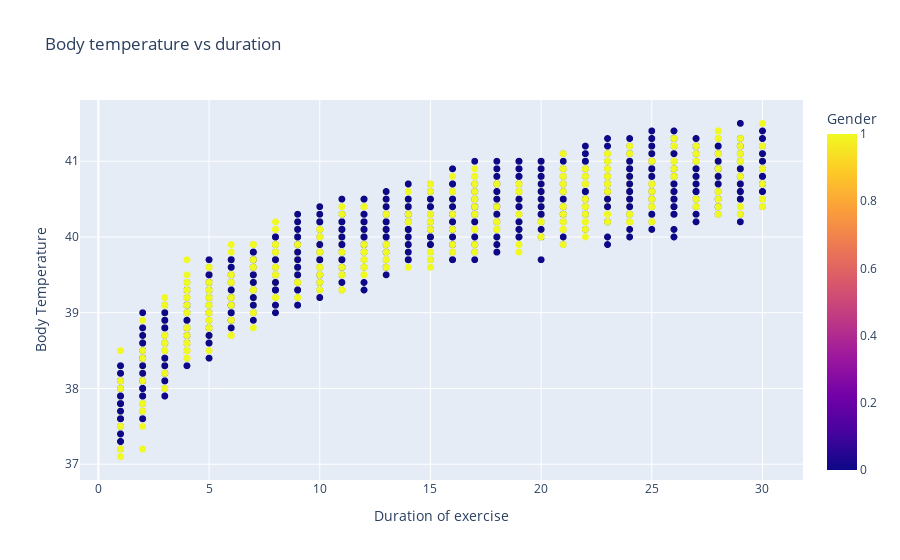

Notebook source saved alongside this figure:
### Code cell
#Exploratory Data Analysis
#bodytemperature vs duration
import plotly.express as px
fig1=px.scatter(data,x='Duration',y='Body_Temp',color='Gender',hover_data=['Age','Calories'],title='Body temperature vs duration',
                labels={'Body_Temp':'Body Temperature','Duration':'Duration of exercise'} 
)
fig1.update_traces(marker_size=7)
fig1.show()

### Figure 1 — Plotly figure (JSON) as saved in the notebook; plotly's stock layout.template omitted (floating-point values rounded to 4 significant figures; data arrays with more than 128 entries replaced by an {"elided": "..."} marker saying what was removed)
{"data": [{"customdata": {"elided": "14999x2 int values"}, "hovertemplate": "Duration of exercise=%{x}<br>Body Temperature=%{y}<br>Age=%{customdata[0]}<br>Calories=%{customdata[1]}<br>Gender=%{marker.color}<extra></extra>", "legendgroup": "", "marker": {"color": {"elided": "14999 int values"}, "coloraxis": "coloraxis", "size": 7, "symbol": "circle"}, "mode": "markers", "name": "", "showlegend": false, "type": "scattergl", "x": {"elided": "14999 int values"}, "xaxis": "x", "y": {"elided": "14999 float values"}, "yaxis": "y"}], "layout": {"coloraxis": {"colorbar": {"title": {"text": "Gender"}}, "colorscale": [[0, "#0d0887"], [0.1111, "#46039f"], [0.2222, "#7201a8"], [0.3333, "#9c179e"], [0.4444, "#bd3786"], [0.5556, "#d8576b"], [0.6667, "#ed7953"], [0.7778, "#fb9f3a"], [0.8889, "#fdca26"], [1, "#f0f921"]]}, "legend": {"tracegroupgap": 0}, "title": {"text": "Body temperature vs duration"}, "xaxis": {"anchor": "y", "domain": [0, 1], "title": {"text": "Duration of exercise"}}, "yaxis": {"anchor": "x", "domain": [0, 1], "title": {"text": "Body Temperature"}}}}
